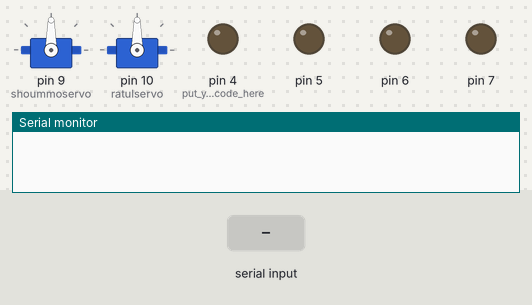
Simulated run of this sketch. Board: Arduino Mega 2560, built with avr-gcc and run on an emulated ATmega2560. Parts: 2 × servo, output pins drawn as LEDs (lit = HIGH), the last lines printed to the serial monitor. The test bench sets the inputs (shaded band).

Above: at 1.2 s.
1.3 s: "8" received over the second serial link
At 2.0 s:
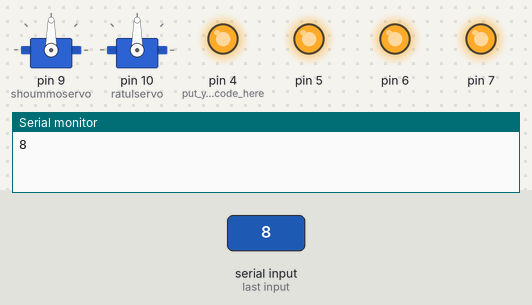
2.8 s: "4" received over the second serial link
At 3.2 s:
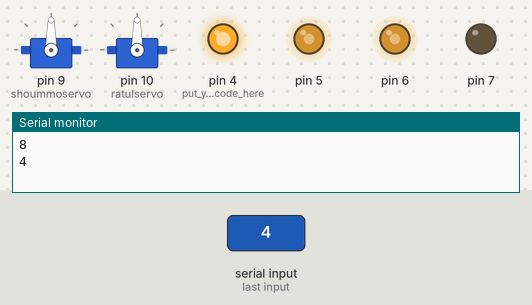
4.3 s: "7" received over the second serial link
At 5.5 s:
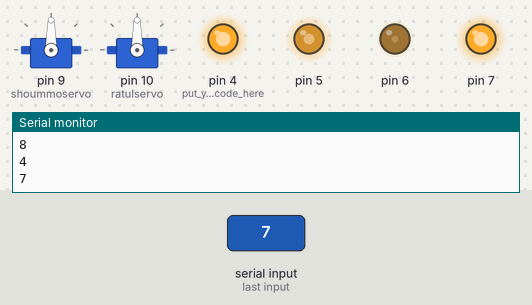
5.8 s: "1" received over the second serial link
At 6.7 s:
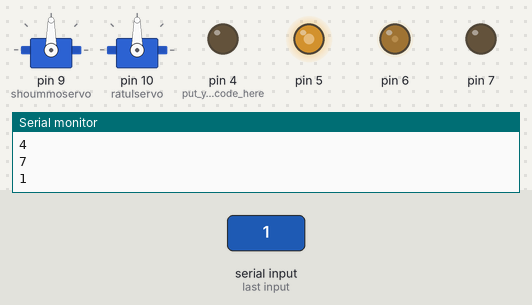
7.3 s: "6" received over the second serial link
At 7.8 s:
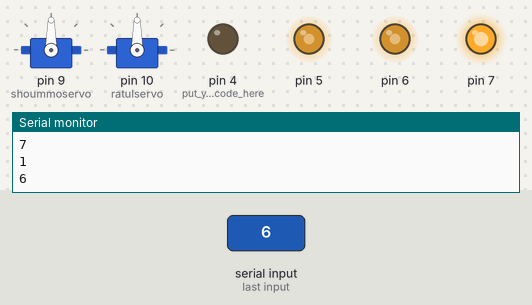
8.8 s: "9" received over the second serial link
At 10.1 s:
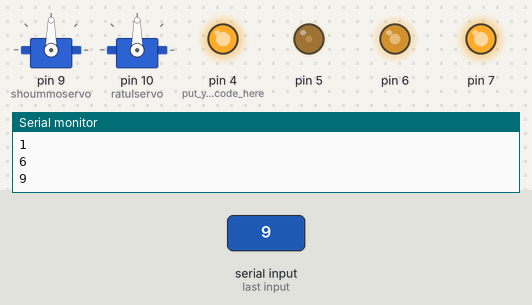
Timing chart, 0 to 11.3 s (numbered marks = the images above; inputs shaded):
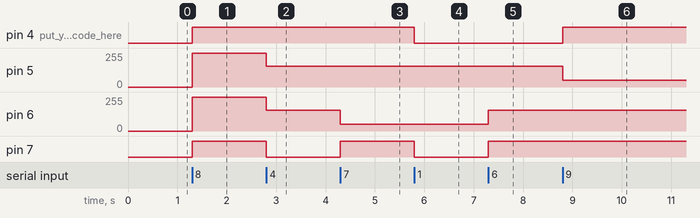

The sketch:

Robo_Mafia.ino
```cpp
#include <Servo.h>

Servo shoummoservo;  // create servo object to control a servo
                // twelve servo objects can be created on most boards
Servo ratulservo;

int pos = 90;    // variable to store the servo position
int pos1=90;
void setup() {

      char value;
      Serial.begin(38400);
      Serial1.begin(38400);
   pinMode(4,OUTPUT);  // put your setup code here, to run once:
pinMode(7,OUTPUT);
      shoummoservo.attach(9);  // attaches the servo on pin 9 to the servo object
      ratulservo.attach(10);

}

void loop() {
  char value;
  if (Serial1.available()) {
   value = Serial1.read();
    //Serial.write(value);
    Serial.println(value);
  }
  if (value=='8')
          {
 digitalWrite(4,HIGH);
analogWrite(5,255);
digitalWrite(7,HIGH); //forward
analogWrite(6,255);
          }
  if (value=='4')
         {
       digitalWrite(4,HIGH);
analogWrite(5,155);                     //Right
digitalWrite(7,LOW);
analogWrite(6,155);
         }

           if (value=='7')
         {
       digitalWrite(4,HIGH);
analogWrite(5,155);                     //  NORMAL Right
digitalWrite(7,HIGH);
analogWrite(6,50);
         }

           if (value=='1')
         {
       digitalWrite(4,LOW);
analogWrite(5,155);                     //  Left back
digitalWrite(7,LOW);
analogWrite(6,50);
         }

    if (value=='6')
    {
       digitalWrite(4,LOW);
analogWrite(5,155);                     //Left
digitalWrite(7,HIGH);
analogWrite(6,155);
    }

      if (value=='9')
    {
       digitalWrite(4,HIGH);
analogWrite(5,50);                     // NORMAL Left
digitalWrite(7,HIGH);
analogWrite(6,155);
    }

         if (value=='3')
    {
       digitalWrite(4,LOW);
analogWrite(5,50);                     // Right back
digitalWrite(7,LOW);
analogWrite(6,155);
    }


    if (value=='2')
    {
     digitalWrite(4,LOW);
analogWrite(5,255);
digitalWrite(7,LOW);
analogWrite(6,255);             //backward

    }

    if (value=='0')
    {
          digitalWrite(4,LOW);
analogWrite(5,0);
digitalWrite(7,LOW);
analogWrite(6,0);             //stop

    }

if(value=='l')
{

 pos=pos-5;
 if(pos<10)
pos=10;
shoummoservo.write(pos);

Serial.println(pos);
}
if(value=='x')
{

 pos=pos+7;
 if(pos>120)
pos=120;
 shoummoservo.write(pos);

Serial.println(pos);
}
if(value=='m')
{

 pos1=pos1+5;
 if(pos1>120)
pos1=120;
 ratulservo.write(pos1);

Serial.println(pos1);
}
if(value=='y')
{

 pos1=pos1-5;
 if(pos1<10)
pos1=10;
 ratulservo.write(pos1);

Serial.println(pos1);
}

}
```

Measured:
- after the input at 1.3 s, pin 4 (put_your_setup_code_here), pin 7: LOW → HIGH at once; pin 5, pin 6: 0/255 → 255/255 at once
- after the input at 2.8 s, pin 5, pin 6: 255/255 → 155/255 at once; pin 7: HIGH → LOW at once
- after the input at 4.3 s, pin 6: 155/255 → 50/255 at once; pin 7: LOW → HIGH at once
- after the input at 5.8 s, pin 4 (put_your_setup_code_here), pin 7: HIGH → LOW at once
- after the input at 7.3 s, pin 6: 50/255 → 155/255 at once; pin 7: LOW → HIGH at once
- after the input at 8.8 s, pin 4 (put_your_setup_code_here): LOW → HIGH at once; pin 5: 155/255 → 50/255 at once
